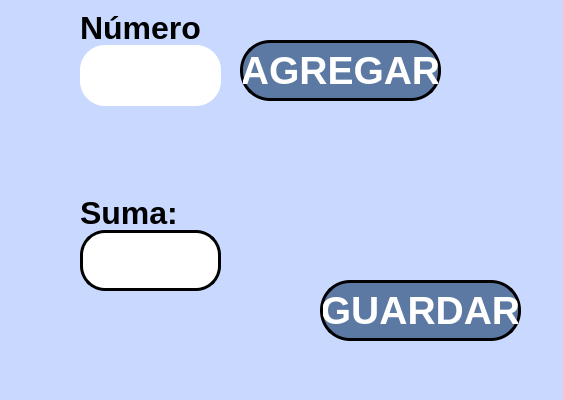
<?xml version="1.0" encoding="UTF-8"?>
<ui version="4.0">
 <class>MainWindow</class>
 <widget class="QMainWindow" name="MainWindow">
  <property name="geometry">
   <rect>
    <x>0</x>
    <y>0</y>
    <width>563</width>
    <height>400</height>
   </rect>
  </property>
  <property name="windowTitle">
   <string>MainWindow</string>
  </property>
  <property name="styleSheet">
   <string notr="true">background-color: rgb(200, 216, 255);</string>
  </property>
  <widget class="QWidget" name="centralwidget">
   <widget class="QPushButton" name="btn_agregar">
    <property name="geometry">
     <rect>
      <x>240</x>
      <y>40</y>
      <width>201</width>
      <height>61</height>
     </rect>
    </property>
    <property name="font">
     <font>
      <pointsize>29</pointsize>
      <bold>true</bold>
     </font>
    </property>
    <property name="styleSheet">
     <string notr="true">background-color: rgb(91, 121, 163);
color: rgb(255, 255, 255);
border-radius: 30px;
border: 3px solid black;

</string>
    </property>
    <property name="text">
     <string>AGREGAR</string>
    </property>
   </widget>
   <widget class="QLineEdit" name="txt_numero">
    <property name="geometry">
     <rect>
      <x>80</x>
      <y>45</y>
      <width>141</width>
      <height>61</height>
     </rect>
    </property>
    <property name="font">
     <font>
      <pointsize>40</pointsize>
      <bold>true</bold>
     </font>
    </property>
    <property name="styleSheet">
     <string notr="true">background-color: rgb(255, 255, 255);
border-radius:25px;
</string>
    </property>
    <property name="text">
     <string/>
    </property>
    <property name="alignment">
     <set>Qt::AlignCenter</set>
    </property>
   </widget>
   <widget class="QLabel" name="label">
    <property name="geometry">
     <rect>
      <x>80</x>
      <y>10</y>
      <width>121</width>
      <height>31</height>
     </rect>
    </property>
    <property name="text">
     <string>&lt;html&gt;&lt;head/&gt;&lt;body&gt;&lt;p&gt;&lt;span style=&quot; font-size:24pt; font-weight:700;&quot;&gt;Número:&lt;/span&gt;&lt;/p&gt;&lt;/body&gt;&lt;/html&gt;</string>
    </property>
   </widget>
   <widget class="QLabel" name="label_3">
    <property name="geometry">
     <rect>
      <x>80</x>
      <y>195</y>
      <width>121</width>
      <height>31</height>
     </rect>
    </property>
    <property name="text">
     <string>&lt;html&gt;&lt;head/&gt;&lt;body&gt;&lt;p&gt;&lt;span style=&quot; font-size:24pt; font-weight:700;&quot;&gt;Suma:&lt;/span&gt;&lt;/p&gt;&lt;/body&gt;&lt;/html&gt;</string>
    </property>
   </widget>
   <widget class="QLineEdit" name="txt_suma">
    <property name="geometry">
     <rect>
      <x>80</x>
      <y>230</y>
      <width>141</width>
      <height>61</height>
     </rect>
    </property>
    <property name="font">
     <font>
      <pointsize>40</pointsize>
      <bold>true</bold>
     </font>
    </property>
    <property name="styleSheet">
     <string notr="true">background-color: rgb(255, 255, 255);
border-radius:25px;
border: 3px solid black;
</string>
    </property>
    <property name="text">
     <string/>
    </property>
    <property name="alignment">
     <set>Qt::AlignCenter</set>
    </property>
   </widget>
   <widget class="QPushButton" name="btn_guardar">
    <property name="geometry">
     <rect>
      <x>320</x>
      <y>280</y>
      <width>201</width>
      <height>61</height>
     </rect>
    </property>
    <property name="font">
     <font>
      <pointsize>29</pointsize>
      <bold>true</bold>
     </font>
    </property>
    <property name="styleSheet">
     <string notr="true">background-color: rgb(91, 121, 163);
color: rgb(255, 255, 255);
border-radius: 30px;
border: 3px solid black;

</string>
    </property>
    <property name="text">
     <string>GUARDAR</string>
    </property>
   </widget>
  </widget>
  <widget class="QMenuBar" name="menubar">
   <property name="geometry">
    <rect>
     <x>0</x>
     <y>0</y>
     <width>563</width>
     <height>24</height>
    </rect>
   </property>
  </widget>
  <widget class="QStatusBar" name="statusbar"/>
 </widget>
 <resources/>
 <connections/>
</ui>
